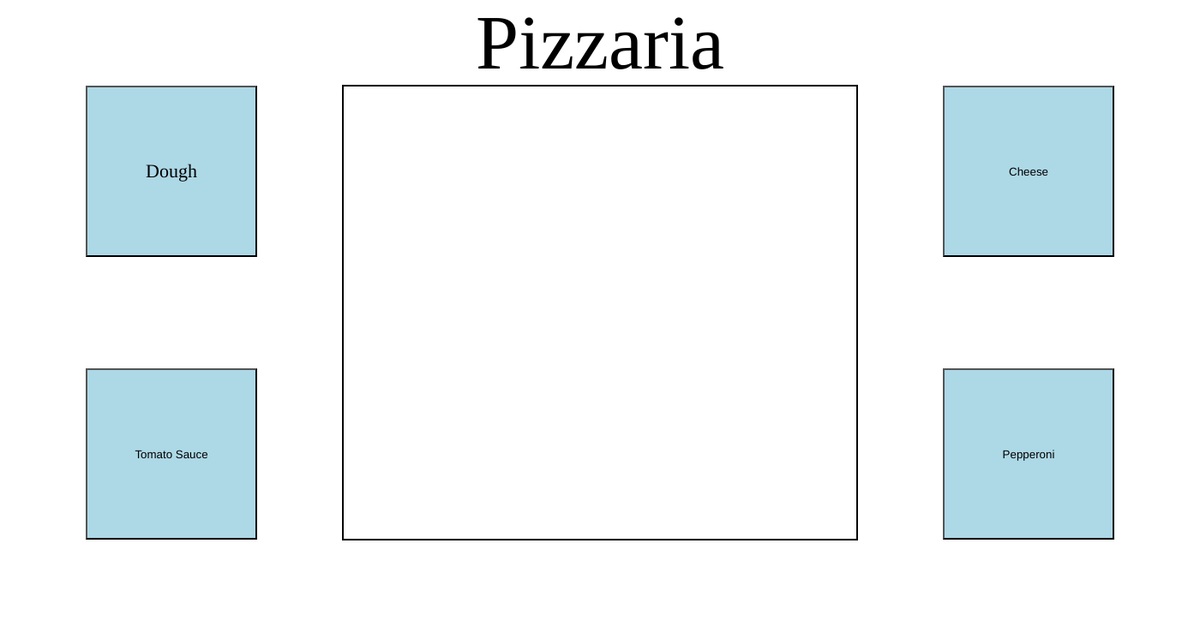
Frame 1 (no input)
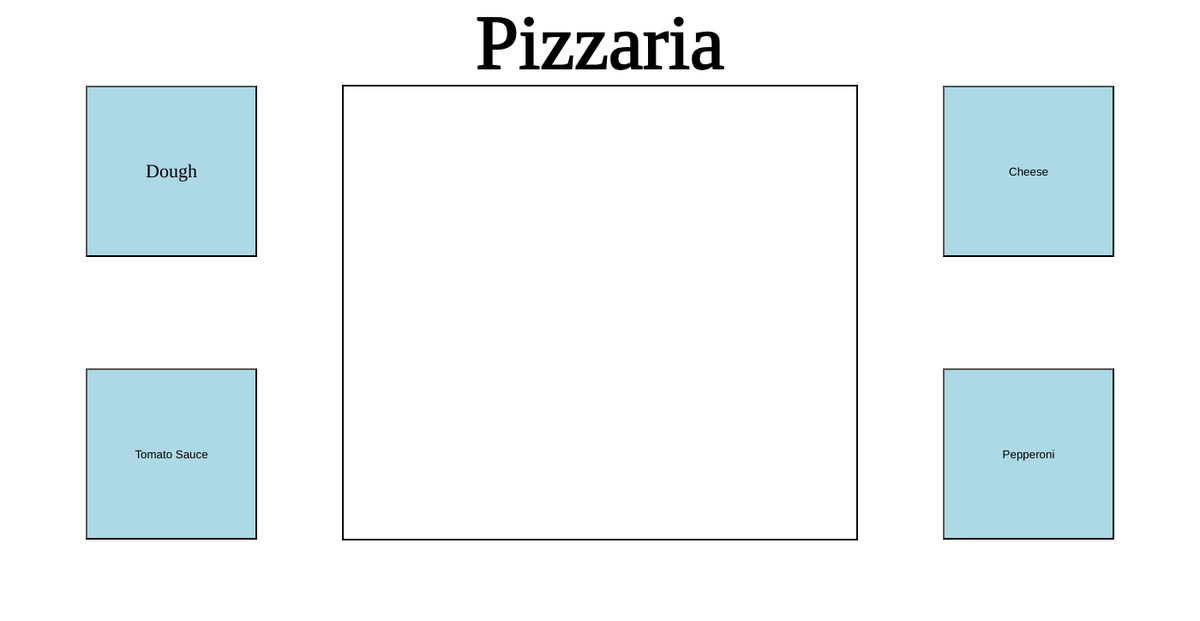
Frame 60 (no input)
Frame 120 (the mouse pressed at the canvas centre since frame 60): identical to frame 60, image omitted

The p5.js sketch that drew these frames (run headless with seeded random() and noise() and a simulated clock; from frame 60 on, the mouse is pressed at the canvas centre):

// p5.js sketch
// ── sketch.js
let big = 50

let doughbutton;
let saucebutton;
let cheesebutton;
let pepperonibutton;

let dough = false;
let pizzasauce = false;
let yummycheese = false;
let topping1 = false;

function setup() {
  createCanvas(1400, 725);

  doughbutton = createButton('Dough');
  doughbutton.style('background-color', "lightblue");
  doughbutton.style('font-size', '22px');
  doughbutton.style('font-family', "Georgia");
  doughbutton.position(100, 100);
  doughbutton.size(200, 200);
  doughbutton.mousePressed(makecrust);

  saucebutton = createButton('Tomato Sauce');
  saucebutton.style('background-color', "lightblue");
  saucebutton.position(100, 430);
  saucebutton.size(200, 200);
  saucebutton.mousePressed(makesauce);

  cheesebutton = createButton('Cheese');
  cheesebutton.style('background-color', "lightblue");
  cheesebutton.position(1100, 100);
  cheesebutton.size(200, 200);
  cheesebutton.mousePressed(makecheese);

  pepperonibutton = createButton('Pepperoni');
  pepperonibutton.style('background-color', "lightblue");
  pepperonibutton.position(1100, 430);
  pepperonibutton.size(200, 200);
  pepperonibutton.mousePressed(makepepperoni);
}

function draw(){
	background("white");
  crust();
  sauce();
  cheese();
  showpepperoni();

  textSize(90);
  textFont('Georgia');
  textAlign(CENTER);
  fill("black");
  text('Pizzaria', 700, 80);

  stroke("black")
  strokeWeight(2);
  noFill();
  rect(400, 100, 600, 530);
}

function pepperoni(x,y){
  fill(245, 19, 2);
  noStroke();
  ellipse(x, y, 50);
}

function showpepperoni(){
  if (topping1 == true && yummycheese == true && pizzasauce == true && dough == true ){
  pepperoni(600, 400);
  pepperoni(800, 450);
  pepperoni(720, 220);
  pepperoni(680, 450);
  pepperoni(640, 260);
  pepperoni(750, 340);
  pepperoni(680, 370);
  pepperoni(730, 500);
  pepperoni(740, 420);
  pepperoni(850, 380);
  pepperoni(820, 280);
  pepperoni(580, 325);
  pepperoni(610, 480);
  pepperoni(690, 305);
  }
  else{
  }
}

function crust(){
  if (dough == true){
    fill(227, 178, 54);
    noStroke();
    ellipse(700, 362, 460);
  }
  else{
  }
}

function sauce(){
  if (pizzasauce == true && dough == true){
    fill(245, 19, 2);
    noStroke();
    ellipse(700, 362, 398);
  }
  else{
  }
}

function cheese(){
  if (yummycheese == true && pizzasauce == true && dough == true){
    fill(250, 215, 40);
    noStroke();
    ellipse(700, 362, 378);
  }
  else{
  }
}

function makecrust(){
  dough = true;
}

function makesauce(){
  pizzasauce = true;
}

function makecheese(){
  yummycheese = true;
}

function makepepperoni(){
  topping1 = true;
}
